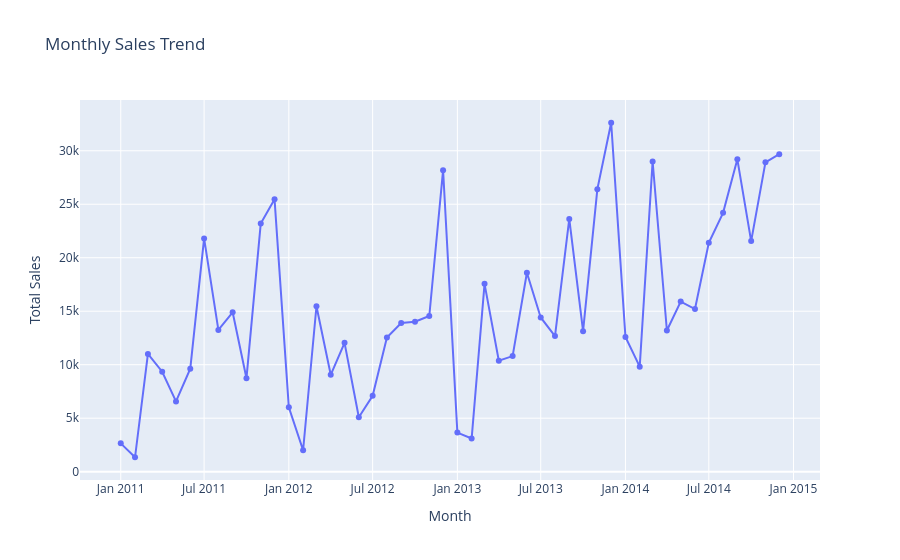

The notebook cell this image was saved under:
### Code cell
# Convert Order Date to datetime
df["Order Date"] = pd.to_datetime(df["Order Date"])

# Extract month and year
df["YearMonth"] = df["Order Date"].dt.to_period("M").astype(str)

# Calculate monthly sales
monthly_sales = (
    df.groupby("YearMonth")["Sales"]
    .sum()
    .reset_index()
)

# Create interactive line chart
fig = px.line(
    monthly_sales,
    x="YearMonth",
    y="Sales",
    title="Monthly Sales Trend",
    markers=True,
    labels={
        "YearMonth": "Month",
        "Sales": "Total Sales"
    }
)

fig.show()

display (monthly_sales.head())

### Figure 1 — Plotly figure (JSON) as saved in the notebook; plotly's stock layout.template omitted (floating-point values rounded to 4 significant figures)
{"data": [{"hovertemplate": "Month=%{x}<br>Total Sales=%{y}<extra></extra>", "legendgroup": "", "line": {"color": "#636efa", "dash": "solid"}, "marker": {"symbol": "circle"}, "mode": "lines+markers", "name": "", "orientation": "v", "showlegend": false, "type": "scatter", "x": ["2011-01", "2011-02", "2011-03", "2011-04", "2011-05", "2011-06", "2011-07", "2011-08", "2011-09", "2011-10", "2011-11", "2011-12", "2012-01", "2012-02", "2012-03", "2012-04", "2012-05", "2012-06", "2012-07", "2012-08", "2012-09", "2012-10", "2012-11", "2012-12", "2013-01", "2013-02", "2013-03", "2013-04", "2013-05", "2013-06", "2013-07", "2013-08", "2013-09", "2013-10", "2013-11", "2013-12", "2014-01", "2014-02", "2014-03", "2014-04", "2014-05", "2014-06", "2014-07", "2014-08", "2014-09", "2014-10", "2014-11", "2014-12"], "xaxis": "x", "y": [2648.0, 1349.0, 11010.0, 9343.0, 6570.0, 9629.0, 21810.0, 13250.0, 14900.0, 8729.0, 23190.0, 25460.0, 6027.0, 2005.0, 15460.0, 9056.0, 12040.0, 5089.0, 7090.0, 12550.0, 13900.0, 14020.0, 14550.0, 28180.0, 3658.0, 3100.0, 17560.0, 10370.0, 10810.0, 18600.0, 14420.0, 12680.0, 23620.0, 13140.0, 26410.0, 32620.0, 12590.0, 9815.0, 28990.0, 13200.0, 15900.0, 15200.0, 21390.0, 24200.0, 29200.0, 21560.0, 28920.0, 29680.0], "yaxis": "y"}], "layout": {"legend": {"tracegroupgap": 0}, "title": {"text": "Monthly Sales Trend"}, "xaxis": {"anchor": "y", "domain": [0, 1], "title": {"text": "Month"}}, "yaxis": {"anchor": "x", "domain": [0, 1], "title": {"text": "Total Sales"}}}}
